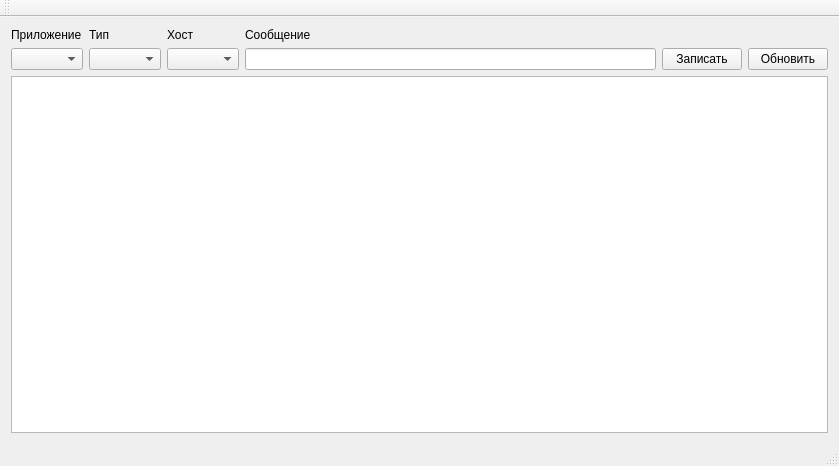
<?xml version="1.0" encoding="UTF-8"?>
<ui version="4.0">
 <class>MainWindow</class>
 <widget class="QMainWindow" name="MainWindow">
  <property name="geometry">
   <rect>
    <x>0</x>
    <y>0</y>
    <width>839</width>
    <height>466</height>
   </rect>
  </property>
  <property name="windowTitle">
   <string>MainWindow</string>
  </property>
  <widget class="QWidget" name="centralWidget">
   <layout class="QVBoxLayout" name="verticalLayout">
    <item>
     <layout class="QGridLayout" name="gridLayout">
      <item row="0" column="0">
       <widget class="QLabel" name="label">
        <property name="text">
         <string>Приложение</string>
        </property>
       </widget>
      </item>
      <item row="0" column="1">
       <widget class="QLabel" name="label_2">
        <property name="text">
         <string>Тип</string>
        </property>
       </widget>
      </item>
      <item row="0" column="2">
       <widget class="QLabel" name="label_3">
        <property name="text">
         <string>Хост</string>
        </property>
       </widget>
      </item>
      <item row="0" column="3">
       <widget class="QLabel" name="label_4">
        <property name="text">
         <string>Сообщение</string>
        </property>
       </widget>
      </item>
      <item row="1" column="0">
       <widget class="QComboBox" name="comboBoxApp"/>
      </item>
      <item row="1" column="1">
       <widget class="QComboBox" name="comboBoxType"/>
      </item>
      <item row="1" column="2">
       <widget class="QComboBox" name="comboBoxHost"/>
      </item>
      <item row="1" column="3">
       <widget class="QLineEdit" name="lineEdit"/>
      </item>
      <item row="1" column="4">
       <widget class="QPushButton" name="pushButtoWrite">
        <property name="text">
         <string>Записать</string>
        </property>
       </widget>
      </item>
      <item row="1" column="5">
       <widget class="QPushButton" name="pushButtoUpdate">
        <property name="text">
         <string>Обновить</string>
        </property>
       </widget>
      </item>
     </layout>
    </item>
    <item>
     <widget class="QTableWidget" name="tableWidget"/>
    </item>
   </layout>
  </widget>
  <widget class="QMenuBar" name="menuBar">
   <property name="geometry">
    <rect>
     <x>0</x>
     <y>0</y>
     <width>839</width>
     <height>22</height>
    </rect>
   </property>
  </widget>
  <widget class="QToolBar" name="mainToolBar">
   <attribute name="toolBarArea">
    <enum>TopToolBarArea</enum>
   </attribute>
   <attribute name="toolBarBreak">
    <bool>false</bool>
   </attribute>
  </widget>
  <widget class="QStatusBar" name="statusBar"/>
 </widget>
 <layoutdefault spacing="6" margin="11"/>
 <resources/>
 <connections/>
</ui>
